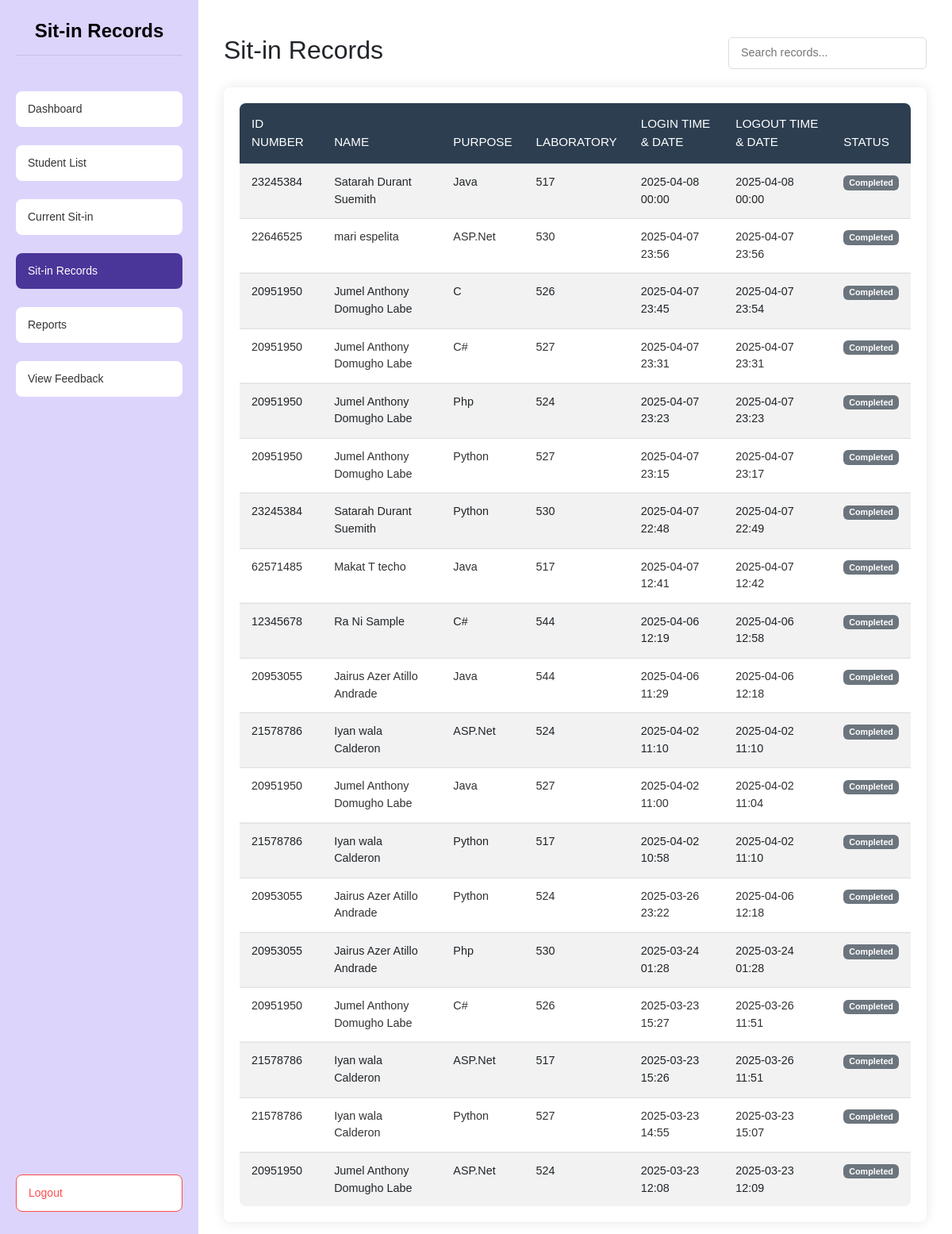
Before: /sit_in_records (signed in) with the older database file.
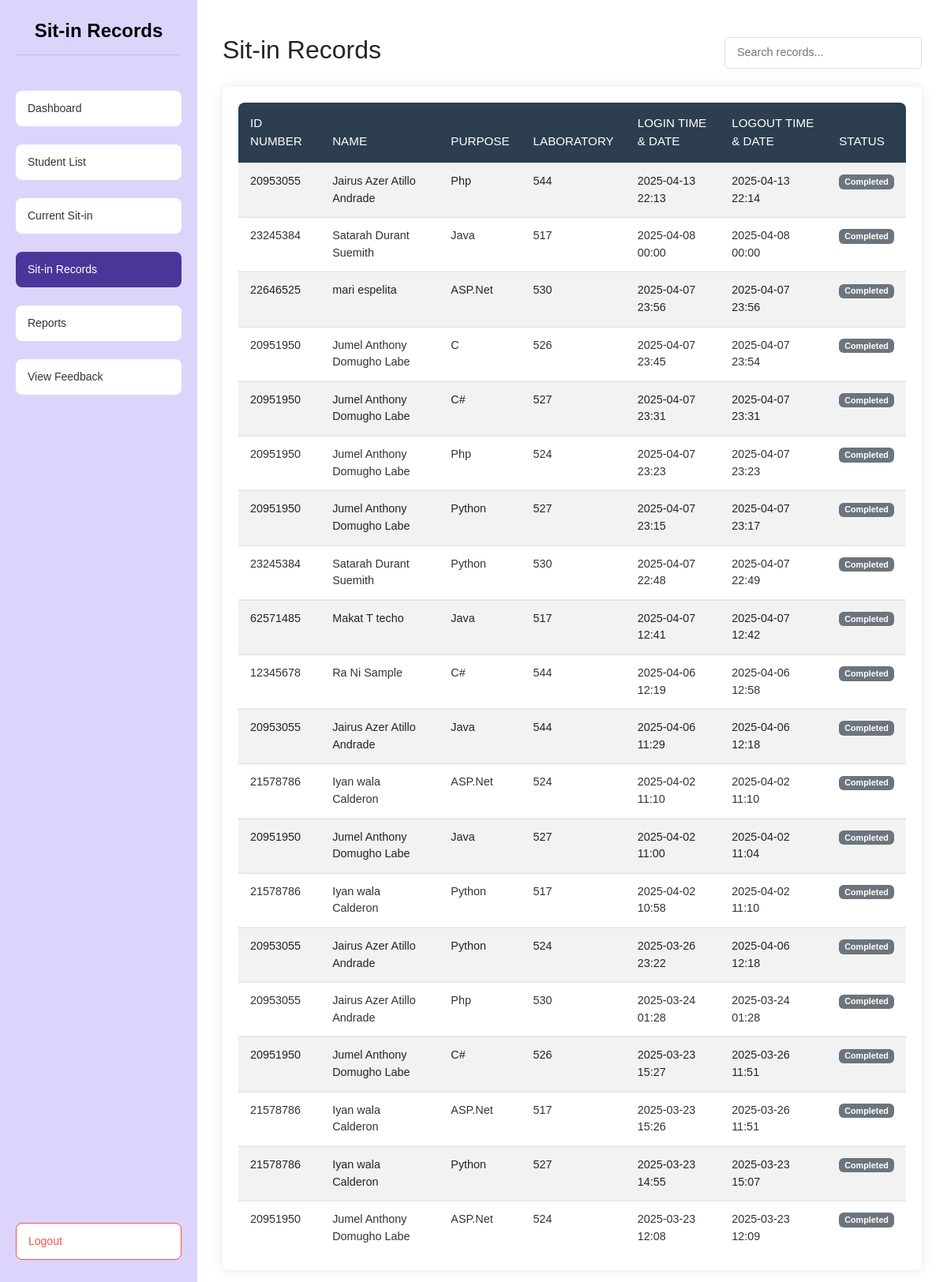
After: the same page with the newer database file.
### tables this page shows
CREATE TABLE sit_in_records (
    sit_in_id INTEGER PRIMARY KEY AUTOINCREMENT,
    id_number VARCHAR(50) NOT NULL,
    name VARCHAR(255) NOT NULL,
    purpose TEXT NOT NULL,
    lab VARCHAR(10) NOT NULL,
    login_time DATETIME NOT NULL,
    logout_time DATETIME NULL,
    date DATE NOT NULL
);

### app.py (the view)
@app.route('/sit_in_records')
@admin_required
def sit_in_records():
    try:
        conn = get_db_connection()
        cursor = conn.cursor()
        cursor.execute("""
            SELECT
                id_number,
                name,
                purpose,
                lab,
                strftime('%Y-%m-%d %H:%M', login_time) as login_time,
                CASE
                    WHEN logout_time IS NOT NULL THEN strftime('%Y-%m-%d %H:%M', logout_time)
                    ELSE 'Active'
                END as logout_time,
                strftime('%Y-%m-%d', date) as date,
                CASE
                    WHEN logout_time IS NOT NULL THEN 'Completed'
                    ELSE 'Active'
                END as status,
                CASE
                    WHEN login_time IS NOT NULL AND logout_time IS NOT NULL
                    THEN ROUND((julianday(logout_time) - julianday(login_time)) * 24, 1)
                    ELSE NULL
                END as duration
            FROM sit_in_records
            ORDER BY
                CASE WHEN logout_time IS NULL THEN 0 ELSE 1 END,
                datetime(login_time) DESC
        """)
        records = cursor.fetchall()
        return render_template('admin/sit_in_records.html', records=records)
    except sqlite3.Error as e:
        flash(f"Database error: {str(e)}", "danger")
        return redirect(url_for('admin_dashboard'))
    finally:
        if conn:
            conn.close()

### app.py (called while the page is built)
def get_db_connection():
    try:
        conn = sqlite3.connect('users.db')
        conn.row_factory = sqlite3.Row
        return conn
    except sqlite3.Error as e:
        print(f"Database connection error: {e}")
        return None

def admin_required(f):
    @wraps(f)
    def decorated_function(*args, **kwargs):
        if not all(session.get(key) for key in ['user_id', 'user_type', 'is_admin']):
            return redirect(url_for('login'))
        session.modified = True
        return f(*args, **kwargs)
    return decorated_function

@app.after_request
def add_header(response):
    response.headers['Cache-Control'] = 'no-store, no-cache, must-revalidate, post-check=0, pre-check=0, max-age=0'
    response.headers['Pragma'] = 'no-cache'
    response.headers['Expires'] = '-1'
    return response

### templates/admin/sit_in_records.html (shortened to what this page needs)
{% extends "base.html" %}
{% block content %}
<head>
    <link rel="stylesheet" href="static/styles.css">
    <link href="https://cdn.jsdelivr.net/npm/bootstrap@5.3.0/dist/css/bootstrap.min.css" rel="stylesheet">
</head>
<body>
    <div class="dashboard-container">
        <div class="sidebar">
            <h1 class="dashboard-title">Sit-in Records</h1>
            <a href="{{ url_for('admin_dashboard') }}" class="menu-btn">Dashboard</a>
            <a href="{{ url_for('student_list') }}" class="menu-btn">Student List</a>
            <a href="{{ url_for('current_sit_in') }}" class="menu-btn">Current Sit-in</a>
            <a href="{{ url_for('sit_in_records') }}" class="menu-btn active">Sit-in Records</a>
            <a href="{{ url_for('reports') }}" class="menu-btn">Reports</a>
            <a href="{{ url_for('feedback_reports') }}" class="menu-btn">View Feedback</a>
            <a href="{{ url_for('logout') }}" class="menu-btn logout-btn">Logout</a>
        </div>
        <div class="content">
            <div class="container mt-4">
                <div class="header-container">
                    <h2>Sit-in Records</h2>
                    <div class="search-container">
                        <input type="text" class="search-input" placeholder="Search records..." id="searchInput" onkeyup="searchTable()">
                    </div>
                </div>
                <div class="table-responsive">
                    <table class="table table-striped table-hover">
                        <thead class="table-dark">
                            <tr>
                                <th>ID Number</th>
                                <th>Name</th>
                                <th>Purpose</th>
                                <th>Laboratory</th>
                                <th>Login Time & Date</th>
                                <th>Logout Time & Date</th>
                                <th>Status</th>
                            </tr>
                        </thead>
                        <tbody>
                            {% for record in records %}
                            <tr>
                                <td>{{ record.id_number }}</td>
                                <td>{{ record.name }}</td>
                                <td>{{ record.purpose }}</td>
                                <td>{{ record.lab }}</td>
                                <td>{{ record.login_time }}</td>
                                <td>{{ record.logout_time }}</td>
                                <td>
                                    {% if record.logout_time == 'Active' %}
                                        <span class="badge bg-success">Active</span>
                                    {% else %}
                                        <span class="badge bg-secondary">Completed</span>
                                    {% endif %}
                                </td>
                            </tr>
                            {% endfor %}
                        </tbody>
                    </table>
                </div>
            </div>
        </div>
    </div>
</body>
{% endblock %}

Changed rows visible on the page:
added sit_in_records: id_number "20953055", name "Jairus Azer Atillo Andrade", purpose "Php", lab "544", login_time "2025-04-13 22:13", logout_time "2025-04-13 22:14"
